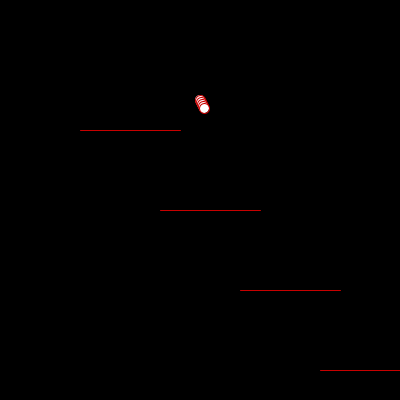
Frame 1 (no input)
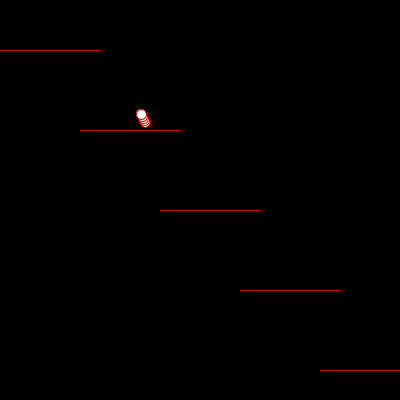
Frame 60 (the mouse pressed at the canvas centre just before this capture)
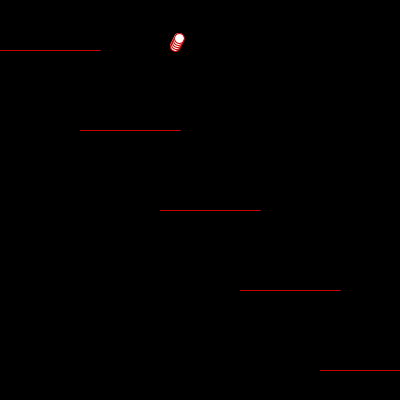
Frame 120 (the mouse held since frame 60 and released just before this capture)

The Processing sketch that drew these frames (run headless with seeded random() and noise(); from frame 60 on, the mouse is pressed at the canvas centre):

// Processing sketch: processing_32910
// ── processing_32910.pde

float x=1;
float y=2;
float xpos=200;
float ypos=100;
boolean a=true;
//for drawing lines
float [] initx= new float [5];
float [] inity= new float [5];
float [] termx= new float [5];
float [] termy= new float [5];
void setup() {
  size(400, 400);
  background(0, 0, 0);
  //assigning values to line coordinates
  for (int i=0; i<initx.length; i++) {
    initx[i]=i*80;
    inity[i]=i*80+50;
    termx[i]=i*80+100;
  }
}

void draw() {
  frameRate(30);
  background(0, 0, 0);
  for (int i=0; i<initx.length;i++) {
    line(initx[i], inity[i], termx[i], inity[i]);
    smooth();
    stroke(200, 0, 0);

    ellipse(xpos, ypos, 10, 10);
    ypos=ypos+y;
    xpos=xpos+x;
    if (ypos>=inity[i]-10 && ypos<=inity[i]+10 && xpos<=termx[i]-10 && xpos>=initx[i]+10) {
      a=false;
    } 
    else {
      a=true;
    }
    if (ypos<=10 || ypos>=height-10 || a==false) {
      y=y*-1;
    }

    if (xpos<=10 || xpos>=width-10 || xpos==termx[i] || xpos==initx[i]) {
      x=x*-1;
    }
    if (a==true) {
      y=y;
    }
  }
}
